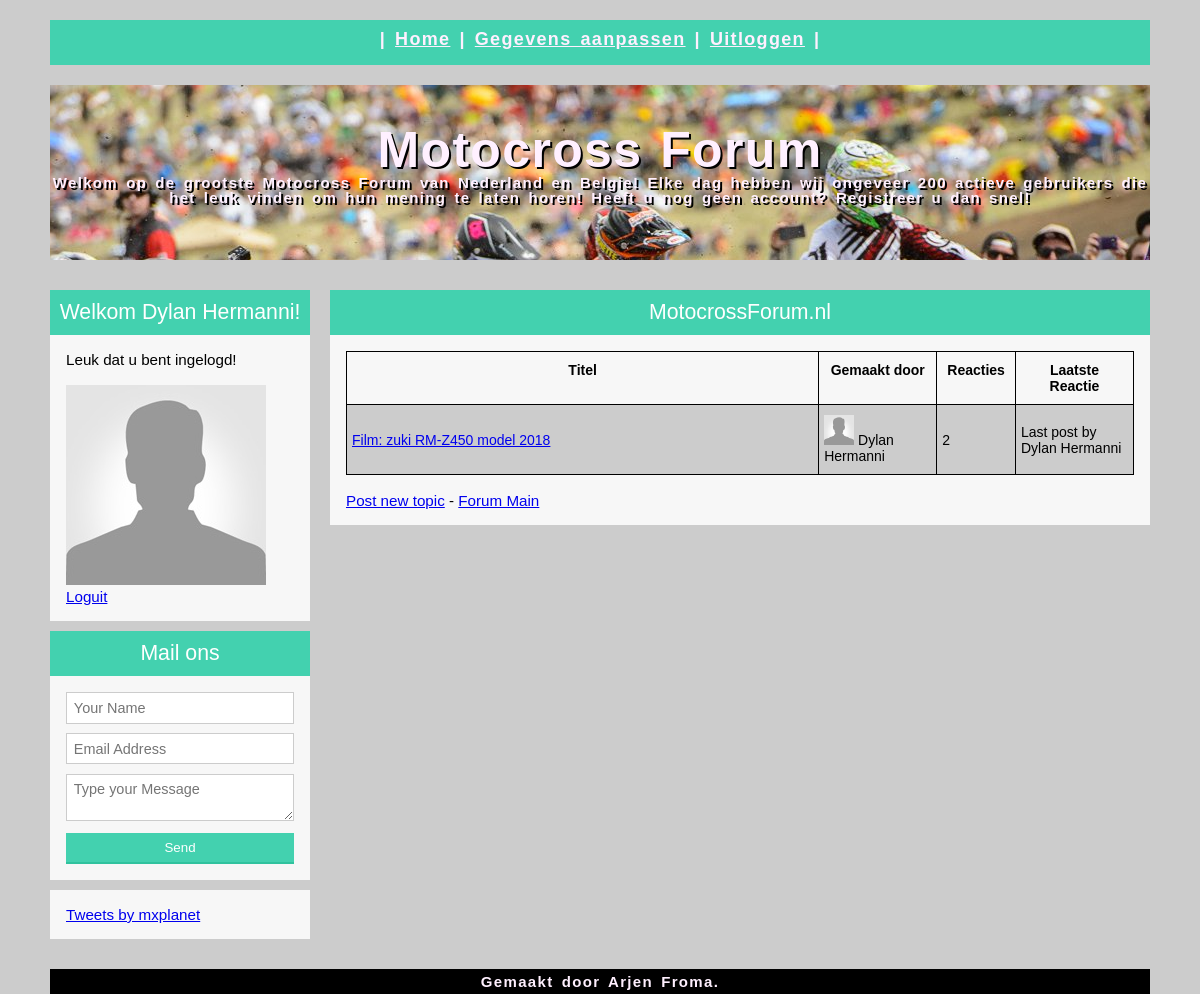
Page /forum.php?forum=1 (signed in) on the committed database.
### tables this page shows
CREATE TABLE `topics` (
  `id` int(11) NOT NULL,
  `title` varchar(255) NOT NULL,
  `starter` varchar(255) NOT NULL,
  `lastpost` varchar(255) NOT NULL,
  `forum` int(11) NOT NULL,
  `message` text NOT NULL,
  `created` varchar(255) NOT NULL,
  `sticky` int(11) NOT NULL DEFAULT '0'
);

### config.php (called while the page is built, shortened)
<?php
require 'inc/db.php';
require 'forum.class.php';
$forums = new Forum($connect);
?>

### forum.class.php (called while the page is built, shortened)
<?php
class Forum
{
	private $connect;
	public function __construct($database)
	{
		$this->connect = $database;
	}
public function getTopics($forumid)
{
	$query = $this->connect->prepare('SELECT * FROM `topics` WHERE `forum`= ?');
	$query->bindValue(1, $forumid);
	try
	{
		$query->execute();
		return $query->fetchAll();
	}
	catch(PDOException $e)
	{
		die($e->getMessage());
	}
}
    public function totalReplies2($forumid)
    {
        $query = $this->connect->prepare("SELECT id FROM replies WHERE topicid = ?");
        $query->bindValue(1, $forumid);
        try
        {
            $query->execute();
            return $query->rowCount();
        }
        catch(PDOException $e)
        {
            die($e->getMessage());
        }
    }
}

### forum.php (the view, shortened to what this page needs)
<?php
require 'inc/db.php';
require 'config.php';
$topics = $forums->getTopics($_GET['forum']);
?>
			<?php
			if ($_GET['forum'])
			{
				?>
			<?php include "inc/head.php" ?>
			<?php include "inc/menu.php" ?>
			<?php include "inc/headerfoto.php" ?>
			<?php include "inc/zeivak1.php" ?>
			<div class="col-9-12">
				<div class="middentest">
					<h1>MotocrossForum.nl</h1>
					<?php
					if (count($topics) == 0)
					{
						echo '<p>No topics have been found under the '.htmlspecialchars($_GET['forum'],ENT_QUOTES).'</a> forum.</p>';
						echo '<br /><br /><a href="addtopic.php?forum='.htmlspecialchars($_GET['forum'],ENT_QUOTES).'">Add Topic</a>';
						die();
					}
					else
					{
					?>
					<table class="tg" style="undefined;table-layout: fixed; width: 100%">
						<colgroup>
							<col style="width: 60%">
							<col style="width: 15%">
							<col style="width: 10%">
							<col style="width: 15%">
						</colgroup>
						<tr>
							<th class="tg-amwm">Titel</th>
							<th class="tg-amwm">Gemaakt door<br></th>
							<th class="tg-amwm">Reacties<br><br></th>
							<th class="tg-amwm">Laatste<br>Reactie<br></th>
						</tr>
						<?php
					$color = 1;
					foreach ($topics as $topic)
					{
						if ($color % 2 != 0)
							$trColor = "#CCCCCC";
						else
							$trColor = "#FFFFFF";
						$topic_id = $topic['id'];
						$topic_title = $topic['title'];
						$topic_starter = $topic['starter'];
						$topic_lastpost = $topic['lastpost'];
						$totalposts = $forums->totalReplies2($topic_id);
						if ($topic['sticky'] == '1')
						{
							$sticky = 'STICKY';
						}
						else
						{
							$sticky = '';
						}
						echo '
			<tr style="background-color:'.$trColor.';"><td>'.$sticky.'<a href="topic.php?id='.$topic_id.'">' .$topic_title .  ' </td><td><img onerror="this.src=\'images/no_avatar.jpg\'" width="30" height="30" src="444"/> '.$topic_starter.'</td><td>'.$totalposts.'</td><td>Last post by '.$topic_lastpost.'</td>';
						++$color;
					}
					echo '</tr></table>';
					echo '<br /><a href="addtopic.php?forum='.htmlspecialchars($_GET['forum'],ENT_QUOTES).'">Post new topic</a> - <a href="forum.php">Forum Main</a>';
					}
					}
					?>
				</div>
	</div>
</div>
<?php include "inc/footer.php" ?>
</body>
</html>

### style/simplegrid.css (style rules this page uses)
[class*='grid'], [class*='col-'], [class*='mobile-'], .grid:after { -webkit-box-sizing: border-box; -moz-box-sizing: border-box; box-sizing: border-box; }
[class*='col-'] { float: left; min-height: 1px; padding-right: 20px; }
.col-9-12 { width: 75%; }

### style/style.css (style rules this page uses)
body { margin:0; padding: 0; background-color: #cccccc; }
.middentest { font: 95% Arial, Helvetica, sans-serif; margin: 10px auto; padding: 16px; background: #F7F7F7; }
.middentest h1 { background: #43D1AF; padding: 10px 0; font-size: 140%; font-weight: 300; text-align: center; color: #fff; margin: -16px -16px 16px -16px; }
.tg { border-collapse:collapse;border-spacing:0; }
.tg td { font-family:Arial, sans-serif;font-size:14px;font-weight:normal;padding:10px 5px;border-style:solid;border-width:1px;overflow:hidden;word-break:normal; }
.tg th { font-family:Arial, sans-serif;font-size:14px;font-weight:normal;padding:10px 5px;border-style:solid;border-width:1px;overflow:hidden;word-break:normal; }

### forum.php (style rules this page uses)
.tg { border-collapse:collapse;border-spacing:0; }
tr { font-family:Arial, sans-serif;font-size:14px;padding:10px 3px;border-style:solid;border-width:1px;overflow:hidden;word-break:normal; }
.tg th { font-family:Arial, sans-serif;font-size:14px;font-weight:normal;padding:10px 3px;border-style:solid;border-width:1px;overflow:hidden;word-break:normal; }
.tg .tg-amwm { font-weight:bold;text-align:center;vertical-align:top }

### rows in the picture
topics: title "Film: zuki RM-Z450 model 2018", starter "Dylan Hermanni", totalposts "2", lastpost "Dylan Hermanni"

### other values in the picture
$_SESSION['name'] "Dylan Hermanni"
